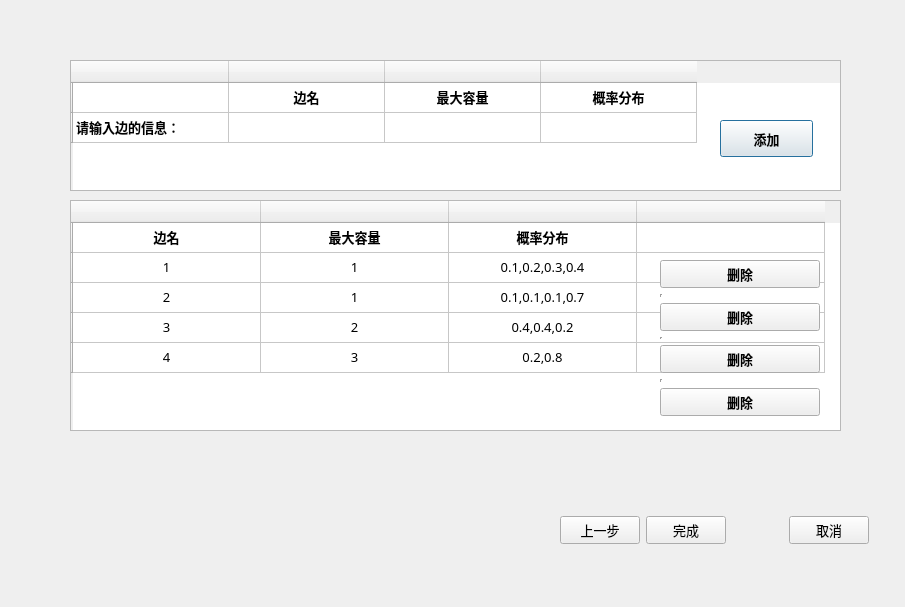
<?xml version="1.0" encoding="UTF-8"?>
<ui version="4.0">
 <class>Dialog6</class>
 <widget class="QDialog" name="Dialog6">
  <property name="geometry">
   <rect>
    <x>0</x>
    <y>0</y>
    <width>905</width>
    <height>607</height>
   </rect>
  </property>
  <property name="font">
   <font>
    <family>宋体</family>
    <pointsize>10</pointsize>
    <weight>50</weight>
    <bold>false</bold>
   </font>
  </property>
  <property name="windowTitle">
   <string>导航窗口6</string>
  </property>
  <widget class="QTableWidget" name="tableWidget">
   <property name="geometry">
    <rect>
     <x>70</x>
     <y>60</y>
     <width>771</width>
     <height>131</height>
    </rect>
   </property>
   <property name="rowCount">
    <number>2</number>
   </property>
   <property name="columnCount">
    <number>4</number>
   </property>
   <attribute name="horizontalHeaderDefaultSectionSize">
    <number>156</number>
   </attribute>
   <row>
    <property name="text">
     <string/>
    </property>
   </row>
   <row>
    <property name="text">
     <string/>
    </property>
   </row>
   <column>
    <property name="text">
     <string/>
    </property>
   </column>
   <column>
    <property name="text">
     <string/>
    </property>
   </column>
   <column>
    <property name="text">
     <string/>
    </property>
   </column>
   <column>
    <property name="text">
     <string/>
    </property>
   </column>
   <item row="0" column="1">
    <property name="text">
     <string>边名</string>
    </property>
    <property name="font">
     <font>
      <family>宋体</family>
      <pointsize>10</pointsize>
      <weight>75</weight>
      <bold>true</bold>
     </font>
    </property>
    <property name="textAlignment">
     <set>AlignCenter</set>
    </property>
   </item>
   <item row="0" column="2">
    <property name="text">
     <string>最大容量</string>
    </property>
    <property name="font">
     <font>
      <family>宋体</family>
      <pointsize>10</pointsize>
      <weight>75</weight>
      <bold>true</bold>
     </font>
    </property>
    <property name="textAlignment">
     <set>AlignCenter</set>
    </property>
   </item>
   <item row="0" column="3">
    <property name="text">
     <string>概率分布</string>
    </property>
    <property name="font">
     <font>
      <family>宋体</family>
      <pointsize>10</pointsize>
      <weight>75</weight>
      <bold>true</bold>
     </font>
    </property>
    <property name="textAlignment">
     <set>AlignCenter</set>
    </property>
   </item>
   <item row="1" column="0">
    <property name="text">
     <string>请输入边的信息：</string>
    </property>
    <property name="font">
     <font>
      <family>宋体</family>
      <pointsize>10</pointsize>
      <weight>75</weight>
      <bold>true</bold>
     </font>
    </property>
   </item>
  </widget>
  <widget class="QPushButton" name="pushButton">
   <property name="geometry">
    <rect>
     <x>720</x>
     <y>120</y>
     <width>93</width>
     <height>37</height>
    </rect>
   </property>
   <property name="font">
    <font>
     <family>宋体</family>
     <pointsize>10</pointsize>
     <weight>75</weight>
     <bold>true</bold>
    </font>
   </property>
   <property name="text">
    <string>添加</string>
   </property>
  </widget>
  <widget class="QTableWidget" name="tableWidget_2">
   <property name="geometry">
    <rect>
     <x>70</x>
     <y>200</y>
     <width>771</width>
     <height>231</height>
    </rect>
   </property>
   <attribute name="horizontalHeaderDefaultSectionSize">
    <number>188</number>
   </attribute>
   <row>
    <property name="text">
     <string/>
    </property>
   </row>
   <row>
    <property name="text">
     <string/>
    </property>
   </row>
   <row>
    <property name="text">
     <string/>
    </property>
   </row>
   <row>
    <property name="text">
     <string/>
    </property>
   </row>
   <row>
    <property name="text">
     <string/>
    </property>
   </row>
   <column>
    <property name="text">
     <string/>
    </property>
   </column>
   <column>
    <property name="text">
     <string/>
    </property>
   </column>
   <column>
    <property name="text">
     <string/>
    </property>
   </column>
   <column>
    <property name="text">
     <string/>
    </property>
   </column>
   <item row="0" column="0">
    <property name="text">
     <string>边名</string>
    </property>
    <property name="font">
     <font>
      <family>宋体</family>
      <pointsize>10</pointsize>
      <weight>75</weight>
      <bold>true</bold>
     </font>
    </property>
    <property name="textAlignment">
     <set>AlignCenter</set>
    </property>
   </item>
   <item row="0" column="1">
    <property name="text">
     <string>最大容量</string>
    </property>
    <property name="font">
     <font>
      <family>宋体</family>
      <pointsize>10</pointsize>
      <weight>75</weight>
      <bold>true</bold>
     </font>
    </property>
    <property name="textAlignment">
     <set>AlignCenter</set>
    </property>
   </item>
   <item row="0" column="2">
    <property name="text">
     <string>概率分布</string>
    </property>
    <property name="font">
     <font>
      <family>宋体</family>
      <pointsize>10</pointsize>
      <weight>75</weight>
      <bold>true</bold>
     </font>
    </property>
    <property name="textAlignment">
     <set>AlignCenter</set>
    </property>
   </item>
   <item row="1" column="0">
    <property name="text">
     <string>1</string>
    </property>
    <property name="textAlignment">
     <set>AlignCenter</set>
    </property>
   </item>
   <item row="1" column="1">
    <property name="text">
     <string>1</string>
    </property>
    <property name="textAlignment">
     <set>AlignCenter</set>
    </property>
   </item>
   <item row="1" column="2">
    <property name="text">
     <string>0.1,0.2,0.3,0.4</string>
    </property>
    <property name="textAlignment">
     <set>AlignCenter</set>
    </property>
   </item>
   <item row="1" column="3">
    <property name="text">
     <string/>
    </property>
    <property name="font">
     <font>
      <family>宋体</family>
      <pointsize>10</pointsize>
      <weight>75</weight>
      <bold>true</bold>
     </font>
    </property>
    <property name="textAlignment">
     <set>AlignCenter</set>
    </property>
   </item>
   <item row="2" column="0">
    <property name="text">
     <string>2</string>
    </property>
    <property name="textAlignment">
     <set>AlignCenter</set>
    </property>
   </item>
   <item row="2" column="1">
    <property name="text">
     <string>1</string>
    </property>
    <property name="textAlignment">
     <set>AlignCenter</set>
    </property>
   </item>
   <item row="2" column="2">
    <property name="text">
     <string>0.1,0.1,0.1,0.7</string>
    </property>
    <property name="textAlignment">
     <set>AlignCenter</set>
    </property>
   </item>
   <item row="2" column="3">
    <property name="text">
     <string/>
    </property>
    <property name="font">
     <font>
      <family>宋体</family>
      <pointsize>10</pointsize>
      <weight>75</weight>
      <bold>true</bold>
     </font>
    </property>
    <property name="textAlignment">
     <set>AlignCenter</set>
    </property>
   </item>
   <item row="3" column="0">
    <property name="text">
     <string>3</string>
    </property>
    <property name="textAlignment">
     <set>AlignCenter</set>
    </property>
   </item>
   <item row="3" column="1">
    <property name="text">
     <string>2</string>
    </property>
    <property name="textAlignment">
     <set>AlignCenter</set>
    </property>
   </item>
   <item row="3" column="2">
    <property name="text">
     <string>0.4,0.4,0.2</string>
    </property>
    <property name="textAlignment">
     <set>AlignCenter</set>
    </property>
   </item>
   <item row="3" column="3">
    <property name="text">
     <string/>
    </property>
    <property name="font">
     <font>
      <family>宋体</family>
      <pointsize>10</pointsize>
      <weight>75</weight>
      <bold>true</bold>
     </font>
    </property>
    <property name="textAlignment">
     <set>AlignCenter</set>
    </property>
   </item>
   <item row="4" column="0">
    <property name="text">
     <string>4</string>
    </property>
    <property name="textAlignment">
     <set>AlignCenter</set>
    </property>
   </item>
   <item row="4" column="1">
    <property name="text">
     <string>3</string>
    </property>
    <property name="textAlignment">
     <set>AlignCenter</set>
    </property>
   </item>
   <item row="4" column="2">
    <property name="text">
     <string>0.2,0.8</string>
    </property>
    <property name="textAlignment">
     <set>AlignCenter</set>
    </property>
   </item>
   <item row="4" column="3">
    <property name="text">
     <string/>
    </property>
    <property name="font">
     <font>
      <family>宋体</family>
      <pointsize>10</pointsize>
      <weight>75</weight>
      <bold>true</bold>
     </font>
    </property>
    <property name="textAlignment">
     <set>AlignCenter</set>
    </property>
   </item>
  </widget>
  <widget class="QWidget" name="horizontalLayoutWidget_2">
   <property name="geometry">
    <rect>
     <x>560</x>
     <y>490</y>
     <width>309</width>
     <height>80</height>
    </rect>
   </property>
   <layout class="QHBoxLayout" name="horizontalLayout_2">
    <item>
     <spacer name="horizontalSpacer">
      <property name="orientation">
       <enum>Qt::Horizontal</enum>
      </property>
      <property name="sizeHint" stdset="0">
       <size>
        <width>40</width>
        <height>20</height>
       </size>
      </property>
     </spacer>
    </item>
    <item>
     <widget class="QPushButton" name="pushButton_2">
      <property name="text">
       <string>上一步</string>
      </property>
     </widget>
    </item>
    <item>
     <widget class="QPushButton" name="pushButton_3">
      <property name="text">
       <string>完成</string>
      </property>
     </widget>
    </item>
    <item>
     <spacer name="horizontalSpacer_2">
      <property name="orientation">
       <enum>Qt::Horizontal</enum>
      </property>
      <property name="sizeHint" stdset="0">
       <size>
        <width>100</width>
        <height>5</height>
       </size>
      </property>
     </spacer>
    </item>
    <item>
     <widget class="QPushButton" name="pushButton_4">
      <property name="text">
       <string>取消</string>
      </property>
     </widget>
    </item>
   </layout>
  </widget>
  <widget class="QWidget" name="verticalLayoutWidget">
   <property name="geometry">
    <rect>
     <x>660</x>
     <y>260</y>
     <width>160</width>
     <height>156</height>
    </rect>
   </property>
   <layout class="QVBoxLayout" name="verticalLayout">
    <item>
     <widget class="QPushButton" name="pushButton_7">
      <property name="font">
       <font>
        <weight>75</weight>
        <bold>true</bold>
       </font>
      </property>
      <property name="text">
       <string>删除</string>
      </property>
     </widget>
    </item>
    <item>
     <widget class="Line" name="line">
      <property name="orientation">
       <enum>Qt::Vertical</enum>
      </property>
     </widget>
    </item>
    <item>
     <widget class="QPushButton" name="pushButton_5">
      <property name="font">
       <font>
        <weight>75</weight>
        <bold>true</bold>
       </font>
      </property>
      <property name="text">
       <string>删除</string>
      </property>
     </widget>
    </item>
    <item>
     <widget class="Line" name="line_2">
      <property name="orientation">
       <enum>Qt::Vertical</enum>
      </property>
     </widget>
    </item>
    <item>
     <widget class="QPushButton" name="pushButton_8">
      <property name="font">
       <font>
        <weight>75</weight>
        <bold>true</bold>
       </font>
      </property>
      <property name="text">
       <string>删除</string>
      </property>
     </widget>
    </item>
    <item>
     <widget class="Line" name="line_3">
      <property name="orientation">
       <enum>Qt::Vertical</enum>
      </property>
     </widget>
    </item>
    <item>
     <widget class="QPushButton" name="pushButton_6">
      <property name="font">
       <font>
        <weight>75</weight>
        <bold>true</bold>
       </font>
      </property>
      <property name="text">
       <string>删除</string>
      </property>
     </widget>
    </item>
   </layout>
  </widget>
 </widget>
 <resources/>
 <connections>
  <connection>
   <sender>pushButton_4</sender>
   <signal>clicked()</signal>
   <receiver>Dialog6</receiver>
   <slot>close()</slot>
   <hints>
    <hint type="sourcelabel">
     <x>819</x>
     <y>550</y>
    </hint>
    <hint type="destinationlabel">
     <x>825</x>
     <y>489</y>
    </hint>
   </hints>
  </connection>
  <connection>
   <sender>pushButton_2</sender>
   <signal>clicked()</signal>
   <receiver>Dialog6</receiver>
   <slot>close()</slot>
   <hints>
    <hint type="sourcelabel">
     <x>617</x>
     <y>549</y>
    </hint>
    <hint type="destinationlabel">
     <x>621</x>
     <y>498</y>
    </hint>
   </hints>
  </connection>
 </connections>
</ui>
